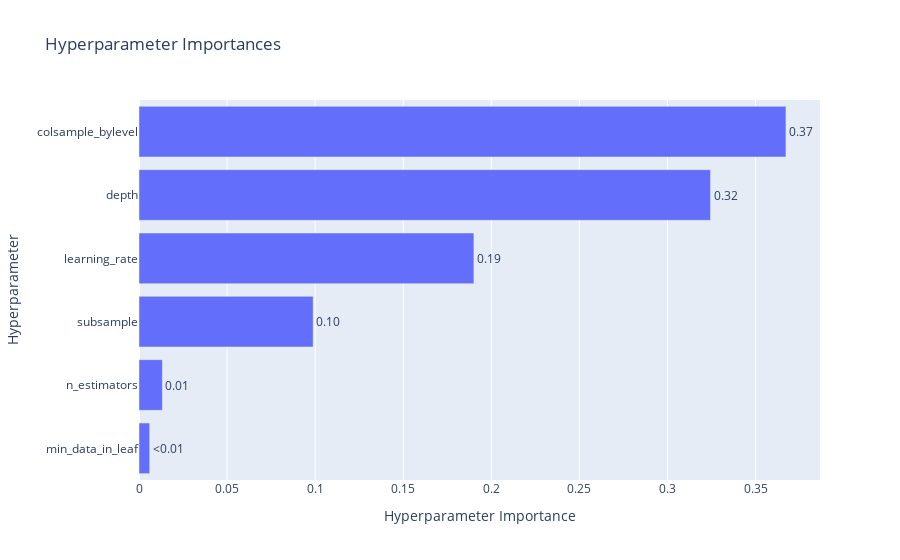

Write notebook code for a chart like this one.
### Code cell
# 하이퍼파라미터별 중요도를 확인할 수 있는 그래프
optuna.visualization.plot_param_importances(study_cat)

### Figure 1 — Plotly figure (JSON) as saved in the notebook; plotly's stock layout.template omitted (floating-point values rounded to 4 significant figures)
{"data": [{"cliponaxis": false, "hovertemplate": ["min_data_in_leaf (IntDistribution): 0.006083907621639197<extra></extra>", "n_estimators (IntDistribution): 0.0132625931547388<extra></extra>", "subsample (FloatDistribution): 0.0988747809400498<extra></extra>", "learning_rate (FloatDistribution): 0.1901133345422992<extra></extra>", "depth (IntDistribution): 0.32441708227065963<extra></extra>", "colsample_bylevel (FloatDistribution): 0.3672483014706135<extra></extra>"], "name": "Objective Value", "orientation": "h", "text": ["<0.01", "0.01", "0.10", "0.19", "0.32", "0.37"], "textposition": "outside", "type": "bar", "x": [0.006084, 0.01326, 0.09887, 0.1901, 0.3244, 0.3672], "y": ["min_data_in_leaf", "n_estimators", "subsample", "learning_rate", "depth", "colsample_bylevel"]}], "layout": {"title": {"text": "Hyperparameter Importances"}, "xaxis": {"title": {"text": "Hyperparameter Importance"}}, "yaxis": {"title": {"text": "Hyperparameter"}}}}
